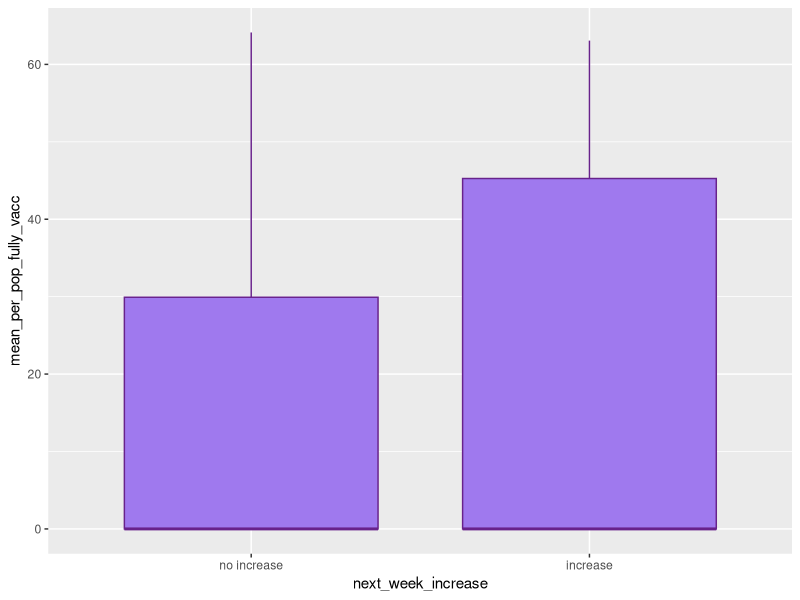
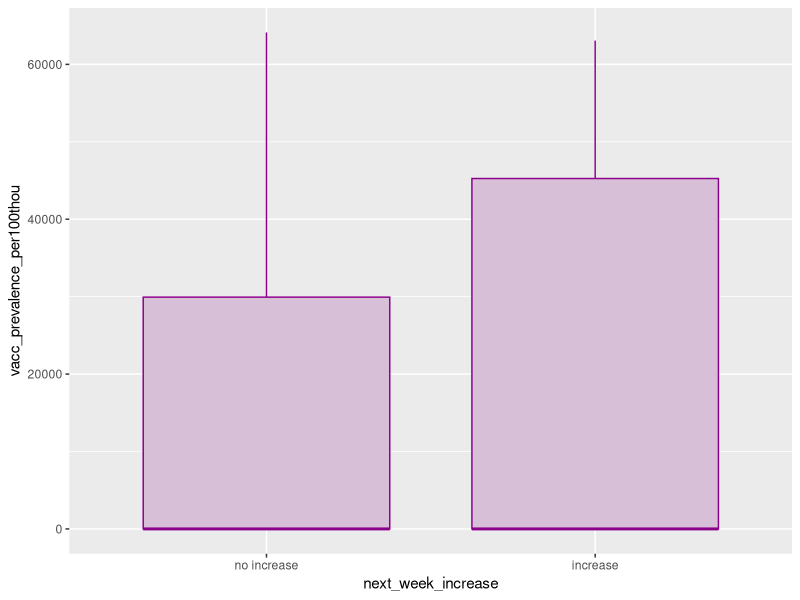
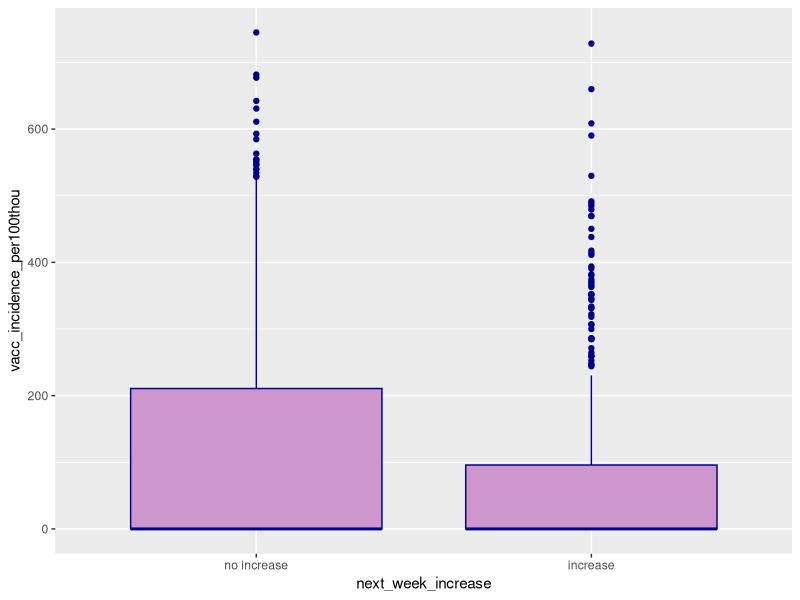
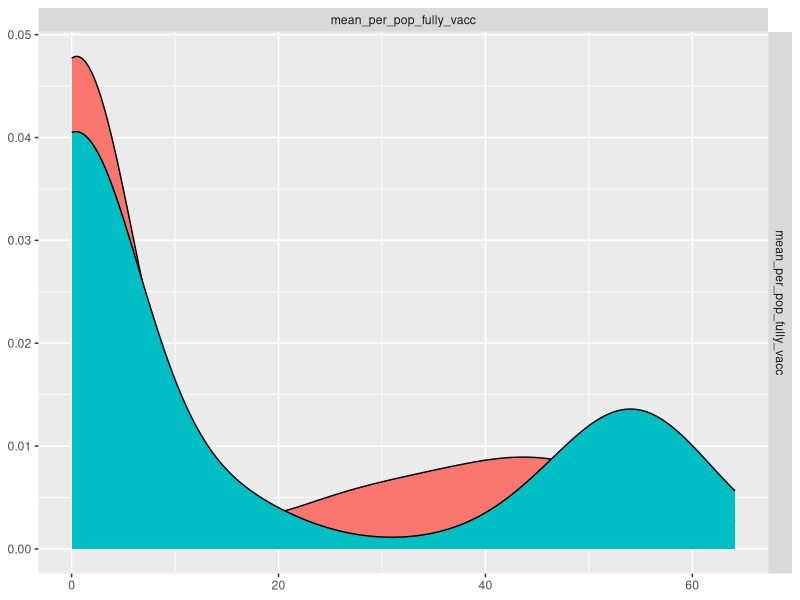
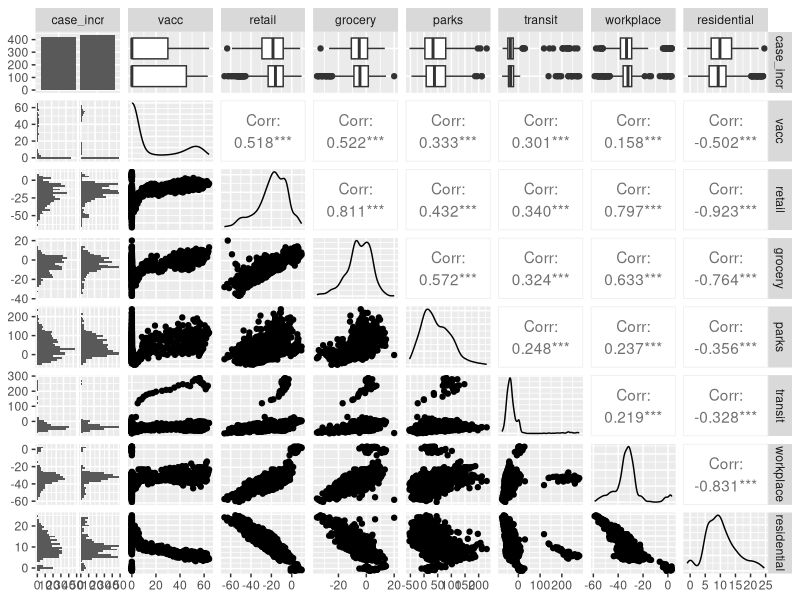
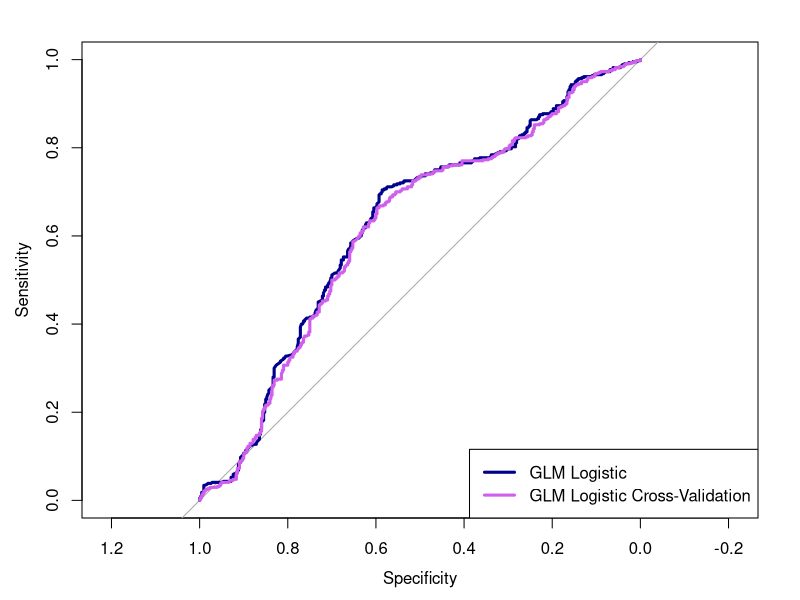

Write the R code that produced these figures, in order.
############################################################
############################################################
# Analyses for final project
#  - descriptive
#  - logistic regression
#  - 10-fold cross validation
############################################################
############################################################

library(tidyverse)
library(ggplot2)
library(GGally)
library(tibble)
library(pROC)
library(car)
library(broom)


# import final dataset
covid <- read_csv("bmin503_final_data_20211121.csv") %>%
  mutate(next_week_increase = factor(next_week_increase,
                                     levels = c(0, 1),
                                     labels = c("no increase", "increase")))

########################################################
########################################################
               # Descriptive Analysis
########################################################
########################################################

# view data
glimpse(covid)

# check that each county has 86 rows
table(covid$county)

# check min and max year_week
min(covid$year_week) # 2020-07
max(covid$year_week) # 2021-39

#################################
# outcome variable x vaccination 
#################################

# next week increase or no increase 
table(covid$next_week_increase) # split is close to 50/50

# view summary stats of vaccine vars - overall
summary_df <- covid %>%
  select(mean_per_pop_fully_vacc, vacc_prevalence_per100thou,
         vacc_incidence_per100thou) %>%
  psych::describe(quant=c(.25,.75)) %>%
  as_tibble(rownames="rowname")  %>%
  select(-vars, -trimmed, -mad) %>%
  print()

# observations with increase
summary_inc <- covid %>% filter(next_week_increase == "increase") %>%
  select(mean_per_pop_fully_vacc, vacc_prevalence_per100thou,
         vacc_incidence_per100thou) %>%
  psych::describe(quant=c(.25,.75)) %>%
  as_tibble(rownames="rowname")  %>%
  select(-vars, -trimmed, -mad) %>%
  print()

# observations with no increase
summary_noinc <- covid %>% filter(next_week_increase == "no increase") %>%
  select(mean_per_pop_fully_vacc, vacc_prevalence_per100thou,
         vacc_incidence_per100thou) %>%
  psych::describe(quant=c(.25,.75)) %>%
  as_tibble(rownames="rowname")  %>%
  select(-vars, -trimmed, -mad) %>%
  print()

### The mean for mean_per_pop_fully_vacc and vacc_prevalence_per100thou
#  in the "increase" group is higher than for the "no increase" group. 
#  We expected the "no increase" group to have higher means for these variables.

### The mean for vacc_incidence_per100thou is higher in "no increase" group.

# boxplot for mean percentage of population fully vaccinated by outcome
ggplot(data = covid, aes(x = next_week_increase, y = mean_per_pop_fully_vacc)) +
  geom_boxplot(color = "darkorchid4", fill = "mediumpurple2")

# boxplot for mean vaccine prevalence by outcome
ggplot(data = covid, aes(x = next_week_increase, y = vacc_prevalence_per100thou)) +
  geom_boxplot(color = "magenta4", fill = "thistle")

# boxplot for mean vaccine incidence by outcome
ggplot(data = covid, aes(x = next_week_increase, y = vacc_incidence_per100thou)) +
  geom_boxplot(color = "darkblue", fill = "plum3")



########################
# plot with ggpairs
########################
df_clean <- covid %>% filter(complete.cases(.))

# limit dataframe to focus on specific predictor variables  
df_clean2 <- df_clean %>% 
  select(-county, -year_week, -case_mean, -case_mean_per100thou,
         -next_week_mean, -next_week_per100thou, -vacc_incidence_n,
         -vacc_incidence_per100thou, -mean_fully_vacc_n,
         -vacc_prevalence_per100thou) %>%
  rename(case_incr = next_week_increase,
         vacc = mean_per_pop_fully_vacc,
         retail = mean_retail_rec,
         grocery = mean_grocery_pharm,
         parks = mean_parks,
         transit = mean_transit_stations,
         workplace = mean_workplaces,
         residential = mean_residential)

# compare outcome and mean_per_pop_fully_vacc only
ggpairs(df_clean, mapping = aes(col = next_week_increase),
        columns = c("mean_per_pop_fully_vacc"),
        axisLabels = "show")

# compare all variables at once
ggpairs(df_clean2)



########################################################
########################################################
          # Logistic Regression Models
########################################################
########################################################

###############################################
# fit bivariate statistical models to find out 
# which variables are individually associated 
# with next_week_increase at a 
# nominally significant level.
###############################################

# scale vaccine variables
covid$vacc_inc_per100thou_sc <- scale(covid$vacc_incidence_per100thou)[, 1]
covidvacc_prev_per100thou_sc <- scale(covid$vacc_prevalence_per100thou)[, 1]

covid_clean <- covid %>% select(-county, -year_week,
                                -case_mean_per100thou, -case_mean,
                                -next_week_mean, -next_week_per100thou,
                                -vacc_incidence_n, -mean_fully_vacc_n) 


# generate multiple models and save output to df
glm_output <- covid_clean %>%
  select(-next_week_increase, -vacc_incidence_per100thou,
         -vacc_prevalence_per100thou) %>%
  names() %>%
  paste("next_week_increase ~", .) %>%
  map_df(~tidy(glm(as.formula(.x), 
                   data = covid_clean, 
                   family = "binomial"), 
               estimate = TRUE,
               conf.int = TRUE, 
               exponentiate = TRUE)) %>%
  filter(term != "(Intercept)") %>%
  rename(or = estimate) %>%
  arrange(p.value)
glm_output

# vacc_inc_per100thou_sc  and mean_retail_rec are significant at p < 0.05 
# we hypothesized that vacc_prevalence_per100thou would be a significant predictor


#####################################
# model using significant predictors
#####################################

# fit model
mod_vacc <- glm(next_week_increase ~ vacc_inc_per100thou_sc + mean_retail_rec,
                data = covid, family = "binomial")

# check model output
tidy(mod_vacc, conf.int = TRUE, exponentiate = TRUE)

# check for multicollinearity
car::vif(mod_vacc) # variance inflation factors are low, so no issues 

# store predicted values of training data
vacc_pred <- predict(mod_vacc, covid, type = "response") 
head(vacc_pred)

########################################################
########################################################
#           10-fold cross validation
########################################################
########################################################

# use 10-fold cross validation to train and test model
N = nrow(covid)
K = 10
set.seed(1234)
s = sample(1:K, size = N, replace = T)
pred_outputs <- vector(mode = "numeric", length = N)
obs_outputs <- vector(mode = "numeric", length = N)
offset <- 0
for (i in 1:K) {
  train <- filter(covid, s != i)
  test <- filter(covid, s == i)
  obs_outputs[1:length(s[s == i]) + offset] <- test$next_week_increase
  
  # GLM train/test
  glm <- glm(next_week_increase ~ vacc_inc_per100thou_sc + mean_retail_rec, 
             data = train, family = "binomial")
  glm_pred_curr <- predict(glm, test, type = "response")
  pred_outputs[1:length(s[s == i]) + offset] <- glm_pred_curr
  
  offset <- offset + length(s[s == i])
}
head(cbind(pred_outputs, obs_outputs))

#############################################
# evaluate model using ROC curve analysis
#############################################

# calculate area under the ROC curve
roc(covid$next_week_increase, vacc_pred, ci = TRUE) # training data
roc(obs_outputs, pred_outputs, ci = TRUE) # test data

# plot ROC curves for training and test data
plot.roc(covid$next_week_increase, vacc_pred, ci = TRUE, col = "darkblue", lwd = 3)
plot.roc(obs_outputs, pred_outputs, ci = TRUE, col = "mediumorchid2", add = TRUE, lwd = 3) #CV of glm
legend("bottomright", legend = c("GLM Logistic", "GLM Logistic Cross-Validation"), 
       col = c("darkblue", "mediumorchid2"), lwd = 3)

# the AUCs for both training and test data are not very high, so
# predictive accuracy is not very good. Model does not distinguish well
# between no increase and increase.
# Not much better than a coin flip.
